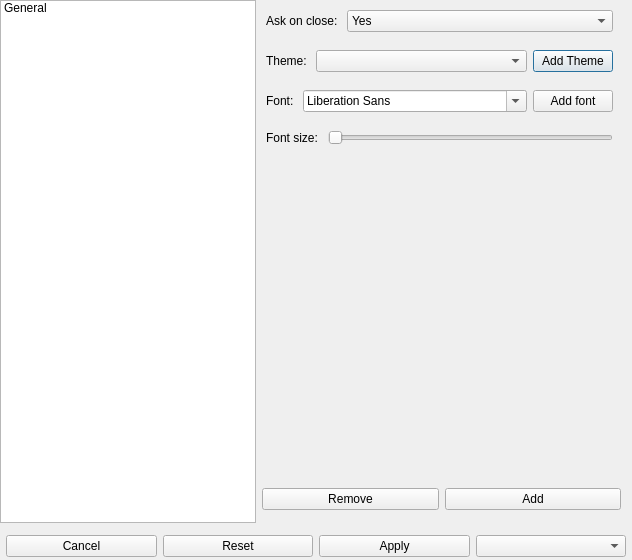
<?xml version="1.0" encoding="UTF-8"?>
<ui version="4.0">
 <class>SettingsDialog</class>
 <widget class="QDialog" name="SettingsDialog">
  <property name="geometry">
   <rect>
    <x>0</x>
    <y>0</y>
    <width>632</width>
    <height>560</height>
   </rect>
  </property>
  <property name="contextMenuPolicy">
   <enum>Qt::NoContextMenu</enum>
  </property>
  <property name="windowTitle">
   <string>Dialog</string>
  </property>
  <layout class="QVBoxLayout" name="mainLayout" stretch="1,0">
   <property name="leftMargin">
    <number>0</number>
   </property>
   <property name="topMargin">
    <number>0</number>
   </property>
   <property name="rightMargin">
    <number>0</number>
   </property>
   <property name="bottomMargin">
    <number>0</number>
   </property>
   <item>
    <layout class="QHBoxLayout" name="settingsLayout" stretch="0,1">
     <property name="spacing">
      <number>0</number>
     </property>
     <item>
      <widget class="QListWidget" name="settingsView">
       <item>
        <property name="text">
         <string>General</string>
        </property>
       </item>
      </widget>
     </item>
     <item>
      <widget class="QStackedWidget" name="settingsWidget">
       <widget class="QWidget" name="generalPage">
        <widget class="QScrollArea" name="generalScrollArea">
         <property name="geometry">
          <rect>
           <x>-1</x>
           <y>-1</y>
           <width>371</width>
           <height>481</height>
          </rect>
         </property>
         <property name="frameShape">
          <enum>QFrame::NoFrame</enum>
         </property>
         <property name="frameShadow">
          <enum>QFrame::Plain</enum>
         </property>
         <property name="horizontalScrollBarPolicy">
          <enum>Qt::ScrollBarAlwaysOff</enum>
         </property>
         <property name="sizeAdjustPolicy">
          <enum>QAbstractScrollArea::AdjustToContents</enum>
         </property>
         <property name="widgetResizable">
          <bool>true</bool>
         </property>
         <widget class="QWidget" name="generalScrollAreaContents">
          <property name="geometry">
           <rect>
            <x>0</x>
            <y>0</y>
            <width>371</width>
            <height>481</height>
           </rect>
          </property>
          <property name="sizePolicy">
           <sizepolicy hsizetype="Expanding" vsizetype="Expanding">
            <horstretch>0</horstretch>
            <verstretch>0</verstretch>
           </sizepolicy>
          </property>
          <widget class="QWidget" name="verticalLayoutWidget">
           <property name="geometry">
            <rect>
             <x>-1</x>
             <y>-1</y>
             <width>371</width>
             <height>481</height>
            </rect>
           </property>
           <layout class="QVBoxLayout" name="generalLayout">
            <property name="sizeConstraint">
             <enum>QLayout::SetMaximumSize</enum>
            </property>
            <property name="leftMargin">
             <number>6</number>
            </property>
            <property name="topMargin">
             <number>6</number>
            </property>
            <property name="rightMargin">
             <number>6</number>
            </property>
            <item>
             <layout class="QHBoxLayout" name="askOnCloseLayout" stretch="0,1">
              <property name="sizeConstraint">
               <enum>QLayout::SetMaximumSize</enum>
              </property>
              <property name="leftMargin">
               <number>6</number>
              </property>
              <property name="topMargin">
               <number>6</number>
              </property>
              <property name="rightMargin">
               <number>6</number>
              </property>
              <property name="bottomMargin">
               <number>6</number>
              </property>
              <item>
               <widget class="QLabel" name="askOnCloseLabel">
                <property name="sizePolicy">
                 <sizepolicy hsizetype="Preferred" vsizetype="Preferred">
                  <horstretch>0</horstretch>
                  <verstretch>0</verstretch>
                 </sizepolicy>
                </property>
                <property name="text">
                 <string>Ask on close: </string>
                </property>
               </widget>
              </item>
              <item>
               <widget class="QComboBox" name="askOnCloseComboBox">
                <property name="sizePolicy">
                 <sizepolicy hsizetype="Expanding" vsizetype="Fixed">
                  <horstretch>0</horstretch>
                  <verstretch>0</verstretch>
                 </sizepolicy>
                </property>
                <item>
                 <property name="text">
                  <string>Yes</string>
                 </property>
                </item>
                <item>
                 <property name="text">
                  <string>No</string>
                 </property>
                </item>
               </widget>
              </item>
             </layout>
            </item>
            <item>
             <layout class="QHBoxLayout" name="themeLayout" stretch="0,1,0">
              <property name="leftMargin">
               <number>6</number>
              </property>
              <property name="topMargin">
               <number>6</number>
              </property>
              <property name="rightMargin">
               <number>6</number>
              </property>
              <property name="bottomMargin">
               <number>6</number>
              </property>
              <item>
               <widget class="QLabel" name="themeLabel">
                <property name="text">
                 <string>Theme: </string>
                </property>
               </widget>
              </item>
              <item>
               <widget class="QComboBox" name="themeComboBox">
                <property name="sizePolicy">
                 <sizepolicy hsizetype="Expanding" vsizetype="Fixed">
                  <horstretch>0</horstretch>
                  <verstretch>0</verstretch>
                 </sizepolicy>
                </property>
               </widget>
              </item>
              <item>
               <widget class="QPushButton" name="themeAddButton">
                <property name="text">
                 <string>Add Theme</string>
                </property>
               </widget>
              </item>
             </layout>
            </item>
            <item>
             <layout class="QHBoxLayout" name="fontLayout">
              <property name="leftMargin">
               <number>6</number>
              </property>
              <property name="topMargin">
               <number>6</number>
              </property>
              <property name="rightMargin">
               <number>6</number>
              </property>
              <property name="bottomMargin">
               <number>6</number>
              </property>
              <item>
               <widget class="QLabel" name="fontLabel">
                <property name="text">
                 <string>Font: </string>
                </property>
               </widget>
              </item>
              <item>
               <widget class="QFontComboBox" name="fontComboBox"/>
              </item>
              <item>
               <widget class="QPushButton" name="fontAddButton">
                <property name="text">
                 <string>Add font</string>
                </property>
               </widget>
              </item>
             </layout>
            </item>
            <item>
             <layout class="QHBoxLayout" name="fontSizeLayout" stretch="0,1">
              <property name="leftMargin">
               <number>6</number>
              </property>
              <property name="topMargin">
               <number>6</number>
              </property>
              <property name="rightMargin">
               <number>6</number>
              </property>
              <property name="bottomMargin">
               <number>6</number>
              </property>
              <item>
               <widget class="QLabel" name="fontSizeLabel">
                <property name="text">
                 <string>Font size: </string>
                </property>
               </widget>
              </item>
              <item>
               <widget class="QSlider" name="fontSizeSlider">
                <property name="orientation">
                 <enum>Qt::Horizontal</enum>
                </property>
               </widget>
              </item>
             </layout>
            </item>
            <item>
             <spacer name="layoutSpacer">
              <property name="orientation">
               <enum>Qt::Vertical</enum>
              </property>
              <property name="sizeHint" stdset="0">
               <size>
                <width>20</width>
                <height>40</height>
               </size>
              </property>
             </spacer>
            </item>
           </layout>
          </widget>
         </widget>
        </widget>
        <widget class="QWidget" name="horizontalLayoutWidget">
         <property name="geometry">
          <rect>
           <x>0</x>
           <y>480</y>
           <width>371</width>
           <height>39</height>
          </rect>
         </property>
         <layout class="QHBoxLayout" name="profileButtonsLayout" stretch="1,1">
          <property name="sizeConstraint">
           <enum>QLayout::SetMinimumSize</enum>
          </property>
          <property name="leftMargin">
           <number>6</number>
          </property>
          <property name="topMargin">
           <number>0</number>
          </property>
          <property name="rightMargin">
           <number>6</number>
          </property>
          <property name="bottomMargin">
           <number>0</number>
          </property>
          <item>
           <widget class="QPushButton" name="removeProfileButton">
            <property name="sizePolicy">
             <sizepolicy hsizetype="Preferred" vsizetype="Fixed">
              <horstretch>0</horstretch>
              <verstretch>0</verstretch>
             </sizepolicy>
            </property>
            <property name="text">
             <string>Remove</string>
            </property>
           </widget>
          </item>
          <item>
           <widget class="QPushButton" name="addProfileButton">
            <property name="sizePolicy">
             <sizepolicy hsizetype="Preferred" vsizetype="Fixed">
              <horstretch>0</horstretch>
              <verstretch>0</verstretch>
             </sizepolicy>
            </property>
            <property name="text">
             <string>Add</string>
            </property>
           </widget>
          </item>
         </layout>
        </widget>
       </widget>
       <widget class="QWidget" name="page_2"/>
      </widget>
     </item>
    </layout>
   </item>
   <item>
    <layout class="QHBoxLayout" name="buttonsLayout">
     <property name="leftMargin">
      <number>6</number>
     </property>
     <property name="topMargin">
      <number>6</number>
     </property>
     <property name="rightMargin">
      <number>6</number>
     </property>
     <property name="bottomMargin">
      <number>3</number>
     </property>
     <item>
      <widget class="QPushButton" name="cancelButton">
       <property name="text">
        <string>Cancel</string>
       </property>
      </widget>
     </item>
     <item>
      <widget class="QPushButton" name="resetButton">
       <property name="text">
        <string>Reset</string>
       </property>
      </widget>
     </item>
     <item>
      <widget class="QPushButton" name="applyButton">
       <property name="text">
        <string>Apply</string>
       </property>
      </widget>
     </item>
     <item>
      <widget class="QComboBox" name="profilesComboBox"/>
     </item>
    </layout>
   </item>
  </layout>
 </widget>
 <resources/>
 <connections/>
</ui>
